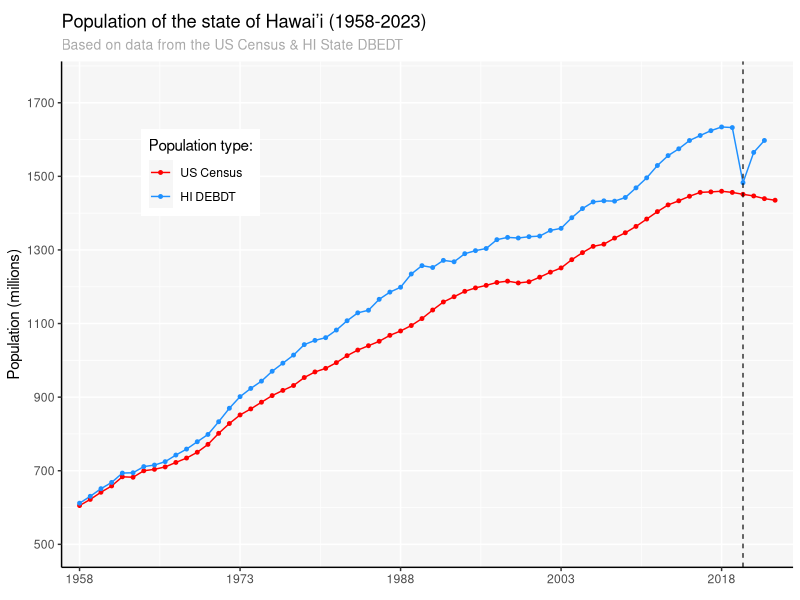

R code for this plot: (Note: this script raises an error after producing the figure.)
library(tidyverse)
library(tidyr)
library(dplyr)
library(ggplot2)
library(ggtext)

raw_data <- read_csv('data/DBEDT_Data.csv')

just_pop <- raw_data %>%
  pivot_longer(cols= 4:87, names_to = 'year', values_to = 'population') %>%
  select(1, 5, 6) %>%
  pivot_wider(names_from = 'Indicator', values_from = 'population') %>%
  mutate(year = as.numeric(year)) %>%
  rename(census_decade = 'Population (Census)- Total Resident',
         census = 'Total Resident Population',
         de_facto = 'De Facto Population',
         births = 'Resident births',
         deaths= 'Resident deaths') %>%
  select(1, 3:6) %>%
  filter(year > 1957)

just_pop %>%
  select(de_facto) %>%
  drop_na() %>%
  max()

## Population observations chart
pop_graph <- just_pop %>%
  pivot_longer(cols = 2:3, names_to = 'source', values_to = 'population') %>%
  ggplot(aes(x=year, y=population, group = source, color = source)) +
  geom_line() +
  geom_point(size = 1) +
  geom_vline(xintercept = 2020, color = 'black', linetype = 'dashed', linewidth = 0.4) +
  #geom_smooth(se=FALSE, linewidth = 0.5) +
  scale_y_continuous(breaks = seq(500000, 1700000, 200000), labels = seq(500, 1700, 200),
                     limits = c(500000, 1750000)) +
  scale_x_continuous(breaks = seq(1958, 2023, 15), expand = c(0.01,0.01), limits = c(1957, 2024)) +
  scale_color_manual(name = 'Population type:',
                     values=c("red", "dodgerblue"),
                     labels=c("US Census", "HI DEBDT")) +
  labs(
    title = "Population of the state of Hawai'i (1958-2023)",
    subtitle = "Based on data from the US Census & HI State DBEDT",
    x = NULL,
    y = 'Population (millions)'
  ) +
  theme(
    plot.title = element_textbox_simple(margin = margin(b=5)),
    plot.subtitle = element_text(color = 'darkgrey', size = 10),
    panel.background = element_rect(fill = '#f6f6f6'),
    legend.background = element_rect(fill = "white"),
    legend.key = element_rect(fill = '#f6f6f6'),
    legend.position = "inside",
    legend.position.inside = c(0.19, 0.78),
    axis.line = element_line(),
    plot.margin = margin(10,5,10,5),
    panel.spacing = unit(0.3, 'in')
  )

lbl_txt <- data.frame(year = (2020 - 7), population = 1100000, label = '(COVID-19)',
                      group = source)
pop_graph +  
  geom_text(data = lbl_txt,label = lbl_txt$label, color = 'black', size = 3,
            group = source)

ggsave('figures/hawaii_population.png', width = 5, height = 4, units = 'in')

## Population changes chart
births_v_deaths <- just_pop %>%
  select(year, census, births, deaths) %>%
  # mutate(pos_change = (births/census)*100,
  #        neg_change = (deaths/census)*100) %>%
  pivot_longer(cols = 3:4, names_to = 'change', values_to = 'amount') %>%
  
  ggplot(aes(x=year, y=amount, group = change, color = change)) +
  geom_line() +
  geom_point(size = 1) +
  geom_vline(xintercept = 2020, color = 'black', linetype = 'dashed', linewidth = 0.4) +
  scale_y_continuous(breaks = seq(1000, 22000, 5000), labels = seq(1, 22, 5),
                     limits = c(1000, 22000)) +
  scale_x_continuous(breaks = seq(1958, 2023, 15), expand = c(0.01,0.01), limits = c(1957, 2024)) +
  scale_color_manual(name = 'Change type:',
                     values=c("darkorange", "forestgreen"),
                     labels=c("Births", "Deaths")) +
  labs(
    title = "Changes in population of state of Hawai'i (1958-2023)",
    subtitle = "Based on data from the Hawai'i State Dep of Health",
    x = NULL,
    y = 'Population change (thousands)'
  ) +
  theme(
    plot.title = element_textbox_simple(margin = margin(b=5)),
    plot.subtitle = element_text(color = 'darkgrey', size = 10),
    panel.background = element_rect(fill = '#f6f6f6'),
    legend.background = element_rect(fill = "white"),
    legend.key = element_rect(fill = '#f6f6f6'),
    legend.position = "inside",
    legend.position.inside = c(0.39, 0.48),
    axis.line = element_line(),
    plot.margin = margin(10,5,10,5),
    panel.spacing = unit(0.3, 'in')
  )

lbl_txt_2 <- data.frame(year = (2020 - 6), amount = 4000, label = '(COVID-19)')

births_v_deaths +  
  geom_text(data = lbl_txt_2 ,label = lbl_txt_2$label, color = 'black', size = 3, 
            group = 1)

ggsave('figures/births_v_deaths.png', width = 5, height = 4, units = 'in')

## Looking at the population compared to amount of tourists any given year
res_v_tourist <- raw_data %>%
  pivot_longer(cols= 4:87, names_to = 'year', values_to = 'populations') %>%
  select(1, 5, 6) %>%
  pivot_wider(names_from = 'Indicator', values_from = 'populations') %>%
  select(1,3,13) %>%
  filter(year > 1998) %>%
  mutate(year = as.numeric(year)) %>%
  rename(residents = 'Total Resident Population',
         visitors = 'Visitor arrivals, Total (air + cruise ship)')

res_v_trst <- res_v_tourist %>% 
  pivot_longer(cols=2:3, names_to = 'populations', values_to = 'amounts') %>%
  
  ggplot(aes(x=year, y=amounts, group=populations, color=populations)) +
  geom_point(size=1.5) +
  geom_line(linewidth=0.85) +
  geom_vline(xintercept = c(2001,2009,2020), color = 'black', linetype = 'dashed',
             linewidth = 0.4) +
  scale_y_continuous(breaks = seq(1200000, 11000000, 800000), labels = seq(1.2, 11.0, 0.8),
                     limits = c(1200000, 10600000)) +
  scale_x_continuous(breaks = seq(1999, 2023, 3), expand = c(0.01,0.01), limits = c(1998, 2024)) +
  scale_color_manual(name = 'Population type:',
                     values=c("pink", "skyblue"),
                     labels=c("Residents", "Tourists")) +
  labs(
    title = "Resident vs Tourist population of Hawai'i (1999-2023)",
    subtitle = "Based on data from the Hawai'i State Dep Tourism & US Census",
    x = NULL,
    y = 'Populations (millions)'
  ) +
  theme(
    plot.title = element_textbox_simple(size = 13, margin = margin(b=10)),
    plot.subtitle = element_text(color = 'darkgrey', size = 10),
    panel.background = element_rect(fill = '#f6f6f6'),
    legend.background = element_rect(fill = "white"),
    legend.key = element_rect(fill = '#f6f6f6'),
    legend.position = "inside",
    legend.position.inside = c(0.26, 0.82),
    axis.line = element_line(),
    plot.margin = margin(10,5,10,5),
    panel.spacing = unit(0.3, 'in')
  )

lbl_txt_3 <- data.frame(year = (2020 - 2), amounts =2000000, label = '(COVID-19)')
lbl_txt_4 <- data.frame(year = c(2002, 2011.5), amounts=5200000,
                        label = c('(9-11)', '(Housing crisis)'))

res_v_trst +  
  geom_text(data = lbl_txt_3 ,label = lbl_txt_3$label, color = 'black', size = 3, 
            group = 1) +
  geom_text(data = lbl_txt_4 ,label = lbl_txt_4$label, color = 'black', size = 3, 
            group = 1)

ggsave('figures/residents_v_tourists.png', width = 5, height = 4, units = 'in')
